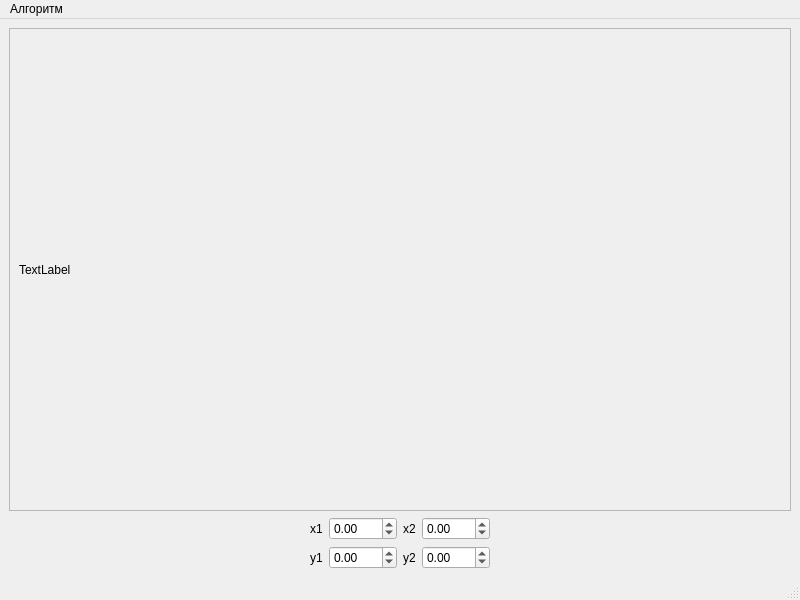
<?xml version="1.0" encoding="UTF-8"?>
<ui version="4.0">
 <class>MainWindow</class>
 <widget class="QMainWindow" name="MainWindow">
  <property name="geometry">
   <rect>
    <x>0</x>
    <y>0</y>
    <width>800</width>
    <height>600</height>
   </rect>
  </property>
  <property name="windowTitle">
   <string>Растеризация</string>
  </property>
  <widget class="QWidget" name="centralwidget">
   <layout class="QVBoxLayout" name="verticalLayout_3">
    <item>
     <widget class="QScrollArea" name="scrollArea">
      <property name="widgetResizable">
       <bool>true</bool>
      </property>
      <widget class="QWidget" name="scrollAreaWidgetContents">
       <property name="geometry">
        <rect>
         <x>0</x>
         <y>0</y>
         <width>786</width>
         <height>489</height>
        </rect>
       </property>
       <layout class="QVBoxLayout" name="verticalLayout_4">
        <item>
         <widget class="QLabel" name="label">
          <property name="text">
           <string>TextLabel</string>
          </property>
         </widget>
        </item>
       </layout>
      </widget>
     </widget>
    </item>
    <item>
     <layout class="QHBoxLayout" name="horizontalLayout">
      <item>
       <spacer name="horizontalSpacer">
        <property name="orientation">
         <enum>Qt::Horizontal</enum>
        </property>
        <property name="sizeHint" stdset="0">
         <size>
          <width>40</width>
          <height>20</height>
         </size>
        </property>
       </spacer>
      </item>
      <item>
       <layout class="QVBoxLayout" name="verticalLayout">
        <item>
         <layout class="QHBoxLayout" name="horizontalLayout_2">
          <item>
           <widget class="QLabel" name="label_2">
            <property name="maximumSize">
             <size>
              <width>15</width>
              <height>16777215</height>
             </size>
            </property>
            <property name="text">
             <string>x1</string>
            </property>
           </widget>
          </item>
          <item>
           <widget class="QDoubleSpinBox" name="doubleSpinBox">
            <property name="minimum">
             <double>-100.000000000000000</double>
            </property>
           </widget>
          </item>
         </layout>
        </item>
        <item>
         <layout class="QHBoxLayout" name="horizontalLayout_3">
          <item>
           <widget class="QLabel" name="label_3">
            <property name="minimumSize">
             <size>
              <width>6</width>
              <height>0</height>
             </size>
            </property>
            <property name="maximumSize">
             <size>
              <width>15</width>
              <height>16777215</height>
             </size>
            </property>
            <property name="sizeIncrement">
             <size>
              <width>1</width>
              <height>0</height>
             </size>
            </property>
            <property name="baseSize">
             <size>
              <width>6</width>
              <height>0</height>
             </size>
            </property>
            <property name="text">
             <string>y1</string>
            </property>
           </widget>
          </item>
          <item>
           <widget class="QDoubleSpinBox" name="doubleSpinBox_3">
            <property name="minimum">
             <double>-100.000000000000000</double>
            </property>
           </widget>
          </item>
         </layout>
        </item>
       </layout>
      </item>
      <item>
       <layout class="QVBoxLayout" name="verticalLayout_2">
        <item>
         <layout class="QHBoxLayout" name="horizontalLayout_4">
          <item>
           <widget class="QLabel" name="label_4">
            <property name="maximumSize">
             <size>
              <width>15</width>
              <height>16777215</height>
             </size>
            </property>
            <property name="text">
             <string>x2</string>
            </property>
           </widget>
          </item>
          <item>
           <widget class="QDoubleSpinBox" name="doubleSpinBox_2">
            <property name="minimum">
             <double>-100.000000000000000</double>
            </property>
           </widget>
          </item>
         </layout>
        </item>
        <item>
         <layout class="QHBoxLayout" name="horizontalLayout_5">
          <item>
           <widget class="QLabel" name="label_5">
            <property name="sizePolicy">
             <sizepolicy hsizetype="Minimum" vsizetype="Preferred">
              <horstretch>0</horstretch>
              <verstretch>0</verstretch>
             </sizepolicy>
            </property>
            <property name="maximumSize">
             <size>
              <width>15</width>
              <height>16777215</height>
             </size>
            </property>
            <property name="text">
             <string>y2</string>
            </property>
           </widget>
          </item>
          <item>
           <widget class="QDoubleSpinBox" name="doubleSpinBox_4">
            <property name="minimum">
             <double>-100.000000000000000</double>
            </property>
           </widget>
          </item>
         </layout>
        </item>
       </layout>
      </item>
      <item>
       <spacer name="horizontalSpacer_2">
        <property name="orientation">
         <enum>Qt::Horizontal</enum>
        </property>
        <property name="sizeHint" stdset="0">
         <size>
          <width>40</width>
          <height>20</height>
         </size>
        </property>
       </spacer>
      </item>
     </layout>
    </item>
   </layout>
  </widget>
  <widget class="QMenuBar" name="menubar">
   <property name="geometry">
    <rect>
     <x>0</x>
     <y>0</y>
     <width>800</width>
     <height>17</height>
    </rect>
   </property>
   <widget class="QMenu" name="menu">
    <property name="title">
     <string>Алгоритм</string>
    </property>
    <addaction name="a_StepByStep"/>
    <addaction name="a_Bresenham"/>
    <addaction name="a_DDA"/>
    <addaction name="a_circle"/>
   </widget>
   <addaction name="menu"/>
  </widget>
  <widget class="QStatusBar" name="statusbar"/>
  <action name="a_StepByStep">
   <property name="text">
    <string>Пошаговый</string>
   </property>
  </action>
  <action name="a_Bresenham">
   <property name="text">
    <string> Брезенхэма</string>
   </property>
  </action>
  <action name="a_DDA">
   <property name="text">
    <string>ЦДА</string>
   </property>
  </action>
  <action name="a_circle">
   <property name="text">
    <string>Брезенхэма(окружность)</string>
   </property>
  </action>
 </widget>
 <resources/>
 <connections/>
</ui>
